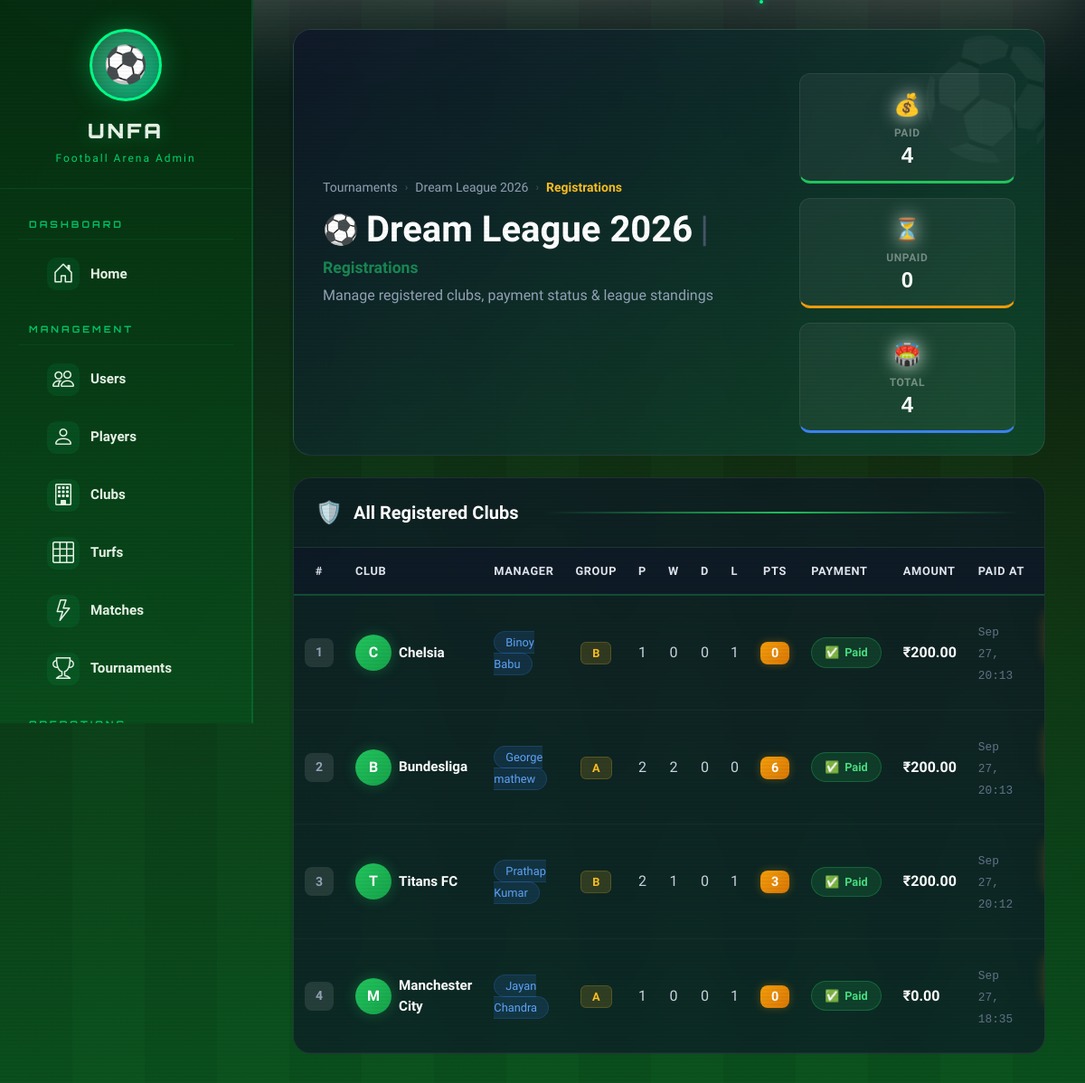
Page /administrator/admin/tournaments/2/registrations/ (signed in) on the committed database.
### user_app/models.py (models this page shows, shortened)
class Tournament(models.Model):
    t_id = models.AutoField(primary_key=True)
    t_name = models.CharField(max_length=100, null=True, blank=True)
    t_host = models.ForeignKey(Club, on_delete=models.CASCADE)
    t_date = models.DateField()
    registration_fee = models.DecimalField(max_digits=10, decimal_places=2, default=0.00, help_text="Fee required to join tournament")
    prize_pool = models.DecimalField(max_digits=12, decimal_places=2, default=0.00, null=True, blank=True)
    max_teams = models.IntegerField(default=16, help_text="Maximum number of teams allowed")
    registration_deadline = models.DateField(null=True, blank=True)
    is_active = models.BooleanField(default=True, help_text="Tournament is currently running")
    is_completed = models.BooleanField(default=False, help_text="Tournament has finished")
    description = models.TextField(null=True, blank=True)
    SQUAD_SIZE_CHOICES = [
        (5, '5-a-side'),
        (7, '7-a-side'),
        (9, '9-a-side'),
        (11, '11-a-side'),
        (12, '12-a-side'),
    ]
    squad_size = models.PositiveSmallIntegerField(
        choices=SQUAD_SIZE_CHOICES,
        default=5,
        help_text="Number of starting players per team in tournament matches"
    )
    squads_selected = models.BooleanField(
        default=False,
        help_text="True when all tournament match squads have been configured"
    )
    FORMAT_CHOICES = [
        ('league', 'Round Robin (League)'),
        ('knockout', 'Knockout (Single Elimination)'),
        ('hybrid', 'Group Stage + Knockout'),
    ]
    format = models.CharField(max_length=20, choices=FORMAT_CHOICES, default='hybrid')
    teams_per_group = models.IntegerField(default=4, help_text="Teams per group in hybrid format")
    teams_qualifying = models.IntegerField(default=2, help_text="Teams qualifying from each group")

class T_club_map(models.Model):
    t_c_id = models.AutoField(primary_key=True)
    t_c_tournament = models.ForeignKey(Tournament, on_delete=models.CASCADE)
    t_c_club = models.ForeignKey(Club, on_delete=models.CASCADE)
    is_paid = models.BooleanField(default=False)
    payment_amount = models.DecimalField(max_digits=10, decimal_places=2, default=0.00)
    paid_at = models.DateTimeField(null=True, blank=True)
    group_name = models.CharField(max_length=10, null=True, blank=True, help_text="A, B, C, etc.")
    played = models.IntegerField(default=0)
    won = models.IntegerField(default=0)
    drawn = models.IntegerField(default=0)
    lost = models.IntegerField(default=0)
    goals_for = models.IntegerField(default=0)
    goals_against = models.IntegerField(default=0)
    points = models.IntegerField(default=0)
    class Meta:
        unique_together = ('t_c_tournament', 't_c_club')
    def update_stats(self):
        matches = Match.objects.filter(
            tournament=self.t_c_tournament,
            match_finished=True
        ).filter(
            models.Q(match_home_team=self.t_c_club) | models.Q(match_away_team=self.t_c_club)
        )
        self.played = matches.count()
        self.won = 0
        self.drawn = 0
        self.lost = 0
        self.goals_for = 0
        self.goals_against = 0
        self.points = 0
        for match in matches:
            result = Result.objects.filter(result_match=match).first()
            if not result:
                continue
            if match.match_home_team == self.t_c_club:
                self.goals_for += result.result_home_team
                self.goals_against += result.result_away_team
                if result.result_home_team > result.result_away_team:
                    self.won += 1
                    self.points += 3
                elif result.result_home_team == result.result_away_team:
                    self.drawn += 1
                    self.points += 1
                else:
                    self.lost += 1
            else:
                self.goals_for += result.result_away_team
                self.goals_against += result.result_home_team
                if result.result_away_team > result.result_home_team:
                    self.won += 1
                    self.points += 3
                elif result.result_away_team == result.result_home_team:
                    self.drawn += 1
                    self.points += 1
                else:
                    self.lost += 1
        self.save()

class Club(models.Model):
    club_id = models.AutoField(primary_key=True)
    club_manager = models.ForeignKey(User, on_delete=models.CASCADE)
    club_name = models.CharField(max_length=200, unique=True)
    club_district = models.CharField(max_length=100)
    club_location = models.CharField(max_length=100)
    club_weight = models.IntegerField(default=10, null=True)
    club_home_ground = models.ForeignKey(Turf, on_delete=models.CASCADE, null=True, blank=True)
    club_logo = models.ImageField(upload_to="club_logo/")
    is_validated = models.BooleanField(default=False)
    validated_at = models.DateTimeField(null=True, blank=True)

### visitor_app/models.py (models this page shows)
class User(models.Model):
    user_id = models.AutoField(primary_key=True)
    user_name = models.CharField(max_length=100)
    user_gender = models.CharField(max_length=10)
    user_age = models.IntegerField()
    user_email = models.EmailField(max_length=100,unique=True)
    user_password = models.CharField(max_length=128)
    user_active = models.BooleanField(default=True)

### admin_app/views.py (the view)
# urls.py: path('admin/tournaments/<int:t_id>/registrations/', views.admin_tournament_registrations, name='admin_tournament_registrations'),
def admin_tournament_registrations(request, t_id):
    if not _admin_required(request):
        return redirect("admin_login")
    tournament = get_object_or_404(Tournament, t_id=t_id)
    registrations = T_club_map.objects.filter(
        t_c_tournament=tournament
    ).select_related('t_c_club', 't_c_club__club_manager').order_by('-t_c_id')
    for reg in registrations:
        reg.update_stats()
    context = {
        "tournament": tournament,
        "registrations": registrations,
        "paid_count": registrations.filter(is_paid=True).count(),
        "unpaid_count": registrations.filter(is_paid=False).count(),
    }
    return render(request, "admin/admin_tournament_registrations.html", context)

### admin_app/views.py (called while the page is built)
def _admin_required(request):
    if request.session.get("admin_id"):
        return True
    if request.user.is_authenticated and request.user.is_superuser:
        request.session["admin_id"] = request.user.id
        return True
    return False

### templates/admin/admin_tournament_registrations.html (shortened to what this page needs)
{% extends 'admin/admin_base.html' %}
{% block content %}
<div class="container-fluid">
  <div class="row">
    <div class="col-12">
      <div class="arena-header-glass">
        <div class="row align-items-center">
          <div class="col-12 col-lg-8">
            <nav aria-label="breadcrumb">
              <ol class="bc-trail-modern">
                <li><a href="{% url 'admin_view_tournaments' %}">Tournaments</a></li>
                <li><span class="bc-chevron-modern">›</span></li>
                <li><a href="{% url 'admin_view_tournament_detail' tournament.t_id %}">{{ tournament.t_name|default:"Detail" }}</a></li>
                <li><span class="bc-chevron-modern">›</span></li>
                <li class="bc-active">Registrations</li>
              </ol>
            </nav>
            <h1 class="d-flex align-items-center gap-2 flex-wrap justify-content-center justify-content-lg-start">
              <span style="font-size: 2rem; animation: floatBall 3s ease-in-out infinite; display: inline-block;">⚽</span>
              <span class="text-white fw-bold">{{ tournament.t_name }}</span>
              <span class="d-none d-sm-inline" style="color: #475569;">|</span>
              <span class="text-success fw-semibold" style="font-size: 1.1rem;">Registrations</span>
            </h1>
            <p class="mb-0 mt-2" style="color: #94a3b8;">
              Manage registered clubs, payment status & league standings
            </p>
          </div>
          <div class="col-12 col-lg-4 mt-3 mt-lg-0">
            <div class="stats-grid-modern">
              <div class="stat-card-modern stat-paid-modern">
                <span class="stat-icon">💰</span>
                <div class="stat-label">Paid</div>
                <div class="stat-value">{{ paid_count }}</div>
              </div>
              <div class="stat-card-modern stat-unpaid-modern">
                <span class="stat-icon">⏳</span>
                <div class="stat-label">Unpaid</div>
                <div class="stat-value">{{ unpaid_count }}</div>
              </div>
              <div class="stat-card-modern stat-total-modern">
                <span class="stat-icon">🏟️</span>
                <div class="stat-label">Total</div>
                <div class="stat-value">{{ registrations|length }}</div>
              </div>
            </div>
          </div>
        </div>
      </div>
    </div>
  </div>
  <div class="row">
    <div class="col-12">
      <div class="roster-glass-panel">
        <div class="roster-header-modern">
          <span class="roster-icon">🛡️</span>
          <h3>All Registered Clubs</h3>
          <div class="accent-line d-none d-md-block"></div>
        </div>
        <div class="table-responsive-modern" style="overflow-x: auto;">
          <table class="squad-table-modern">
            <thead>
              <tr>
                <th class="text-center" style="width: 60px;">#</th>
                <th>Club</th>
                <th>Manager</th>
                <th class="text-center">Group</th>
                <th class="text-center">P</th>
                <th class="text-center">W</th>
                <th class="text-center">D</th>
                <th class="text-center">L</th>
                <th class="text-center">Pts</th>
                <th>Payment</th>
                <th>Amount</th>
                <th>Paid At</th>
                <th class="text-end">Actions</th>
              </tr>
            </thead>
            <tbody>
              {% for reg in registrations %}
              <tr style="animation: slideIn 0.5s ease-out {{ forloop.counter0|divisibleby:1 }}s both;">
                <td class="text-center" data-label="#">
                  <span class="rank-badge-modern">{{ forloop.counter }}</span>
                </td>
                <td data-label="Club">
                  <div class="d-flex align-items-center gap-2 club-identity-modern">
                    <div class="club-crest-modern">{{ reg.t_c_club.club_name|first|upper }}</div>
                    <span class="club-name-modern">{{ reg.t_c_club.club_name }}</span>
                  </div>
                </td>
                <td data-label="Manager">
                  <span class="manager-tag-modern">{{ reg.t_c_club.club_manager.user_name }}</span>
                </td>
                <td class="text-center" data-label="Group">
                  {% if reg.group_name %}
                    <span class="group-tag-modern">{{ reg.group_name }}</span>
                  {% else %}
                    <span class="group-empty-modern">—</span>
                  {% endif %}
                </td>
                <td class="text-center" data-label="P">{{ reg.played }}</td>
                <td class="text-center" data-label="W">{{ reg.won }}</td>
                <td class="text-center" data-label="D">{{ reg.drawn }}</td>
                <td class="text-center" data-label="L">{{ reg.lost }}</td>
                <td class="text-center" data-label="Pts">
                  <span class="pts-badge-modern">{{ reg.points }}</span>
                </td>
                <td data-label="Payment">
                  {% if reg.is_paid %}
                    <span class="payment-tag-modern tag-paid-modern">
                      <span>✅</span> Paid
                    </span>
                  {% else %}
                    <span class="payment-tag-modern tag-unpaid-modern">
                      <span>⏸️</span> Unpaid
                    </span>
                  {% endif %}
                </td>
                <td data-label="Amount">
                  <span class="text-white fw-semibold">₹{{ reg.payment_amount }}</span>
                </td>
                <td data-label="Paid At">
                  <span class="timestamp-modern">{{ reg.paid_at|date:"M d, H:i"|default:"—" }}</span>
                </td>
                <td class="cell-actions-modern" data-label="Actions">
                </td>
              </tr>
              {% endfor %}
            </tbody>
          </table>
        </div>
      </div>
    </div>
  </div>
</div>
{% endblock %}

### static/admin_panel/css/admin_style.css (style rules this page uses)
:root { --pitch-green: #0a4d1c; --pitch-dark: #062d10; --pitch-light: #1a6b2e; --stripe-light: #147a2e; --stripe-dark: #0d5c22; --chalk-white: #e8f5e9; --turf-accent: #00ff88; --turf-glow: rgba(0, 255, 136, 0.3); --stadium-gold: #ffd700; --danger-red: #ff4444; --night-sky: #0a0e1a; --neon-green: #00ff88; --neon-blue: #00d4ff; --neon-red: #ff3366; --neon-gold: #ffd700; --neon-purple: #a855f7; --neon-orange: #ff9500; --neon-teal: #14b8a6; --neon-emerald: #10b981; --pitch-line: rgba(255, 255, 255, 0.15); --ball-white: #f8f9fa; --card-red: #dc3545; --card-yellow: #ffc107; --neon-goal: #00ff88; --neon-whistle: #ff6b35; --glass-bg: rgba(15, 23, 42, 0.55); --glass-border: rgba(255, 255, 255, 0.12); --glass-highlight: rgba(255, 255, 255, 0.08); -text-primary: #f1f5f9; --text-secondary: #94a3b8; --text-muted: #64748b; --fb-pitch-dark: #0d2818; --fb-pitch-mid: #1a4d2e; --fb-pitch-light: #2d6a4f; --fb-neon-green: #39ff14; --fb-neon-gold: #ffd700; --fb-neon-blue: #00d4ff; --fb-glass-bg: rgba(13, 40, 24, 0.65); --fb-glass-border: rgba(57, 255, 20, 0.15); --fb-glass-shadow: 0 8px 32px rgba(0, 0, 0, 0.4); --fb-text-primary: #e8f5e9; --fb-text-muted: #81c784; }
* { margin: 0; padding: 0; box-sizing: border-box; }
body { font-family: 'Rajdhani', sans-serif; background: var(--night-sky); color: var(--chalk-white); overflow-x: hidden; min-height: 100vh; }
html { scroll-behavior: smooth; }

### static/admin_panel/css/admin_tournament_match.css (style rules this page uses)
:root { --text-primary: #ffffff; --text-secondary: rgba(255,255,255,0.75); --font-display: 'Segoe UI', system-ui, -apple-system, sans-serif; --primary-green: #00c853; --primary-green-light: #5efc82; --live-red: #ff1744; --dark-bg: #0a1628; }
a { color: var(--neon-blue); text-decoration: none; transition: color 0.2s; }

### static/admin_panel/css/admin_style_operations.css (style rules this page uses)
:root { --glass-bg: rgba(15, 23, 42, 0.65); --glass-border: rgba(255, 255, 255, 0.08); --glass-highlight: rgba(255, 255, 255, 0.05); --pitch-green: #10b981; --pitch-dark: #064e3b; --football-white: #f8fafc; --accent-gold: #fbbf24; }
.stat-icon { font-size: 1.75rem; margin-bottom: 0.5rem; }
.stat-label { font-size: 0.75rem; color: rgba(255,255,255,0.4) !important; text-transform: uppercase; letter-spacing: 1px; }
.stat-value { font-family: 'Space Grotesk', sans-serif; font-weight: 700; font-size: 1.75rem; line-height: 1; }
@media (min-width: 576px) { .stat-value { font-size: 2rem; } }

### static/admin_panel/css/admin_style_times.css (style rules this page uses)
:root { --fb-pitch-deep: #061f12; --fb-pitch-mid: #0d3d24; --fb-pitch-light: #145c36; --fb-glass-bg: rgba(13, 61, 36, 0.55); --fb-glass-border: rgba(255, 255, 255, 0.12); --fb-glass-hover: rgba(255, 255, 255, 0.08); --fb-accent-gold: #f0c040; --fb-accent-gold-dim: rgba(240, 192, 64, 0.15); --fb-accent-green: #4ade80; --fb-accent-green-dim: rgba(74, 222, 128, 0.15); --fb-text-primary: #ffffff; --fb-text-secondary: rgba(255, 255, 255, 0.65); --fb-text-muted: rgba(255, 255, 255, 0.4); --fb-shadow-soft: 0 4px 24px rgba(0, 0, 0, 0.25); --fb-shadow-gold: 0 4px 20px rgba(240, 192, 64, 0.15); --ttm-neon-green: #00ff88; --ttm-neon-blue: #00d4ff; --ttm-neon-orange: #ff9d00; --ttm-neon-red: #ff3366; --ttm-dark-bg: #0a0a0f; --ttm-card-bg: rgba(20, 20, 30, 0.8); --ttm-glass-border: rgba(255, 255, 255, 0.08) }

### rows in the picture
Tournament: t_name "Dream League 2026"
T_club_map: t_c_club.club_name|first "C", t_c_club.club_name "Chelsia", t_c_club.club_manager.user_name "Binoy Babu", group_name "B", played "1", won "0", drawn "0", lost "1", points "0", is_paid "Paid", payment_amount "200.00", paid_at "Sep 27, 20:13"
T_club_map: t_c_club.club_name|first "B", t_c_club.club_name "Bundesliga", t_c_club.club_manager.user_name "George mathew", group_name "A", played "2", won "2", drawn "0", lost "0", points "6", is_paid "Paid", payment_amount "200.00", paid_at "Sep 27, 20:13"
T_club_map: t_c_club.club_name|first "T", t_c_club.club_name "Titans FC", t_c_club.club_manager.user_name "Prathap Kumar", group_name "B", played "2", won "1", drawn "0", lost "1", points "3", is_paid "Paid", payment_amount "200.00", paid_at "Sep 27, 20:12"
T_club_map: t_c_club.club_name|first "M", t_c_club.club_name "Manchester City", t_c_club.club_manager.user_name "Jayan Chandra", group_name "A", played "1", won "0", drawn "0", lost "1", points "0", is_paid "Paid", payment_amount "0.00", paid_at "Sep 27, 18:35"

### other values in the picture
{{ paid_count }} "4"
{{ unpaid_count }} "0"
{{ registrations|length }} "4"
